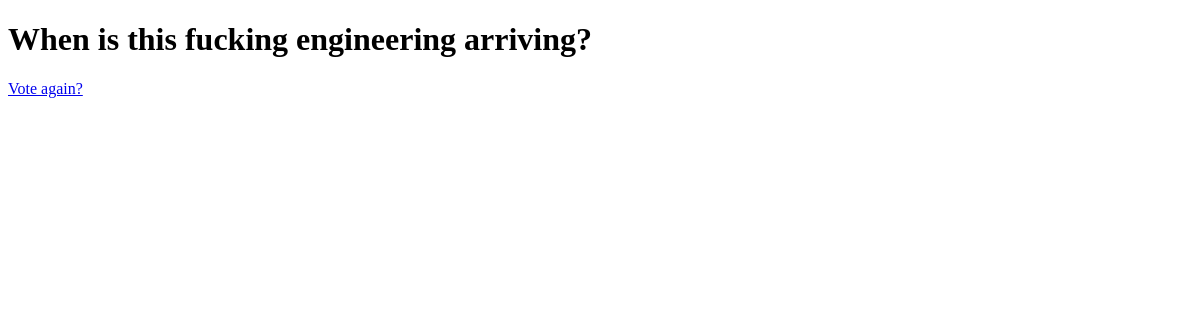
The page /polls/2/results/ on the database as committed earlier.
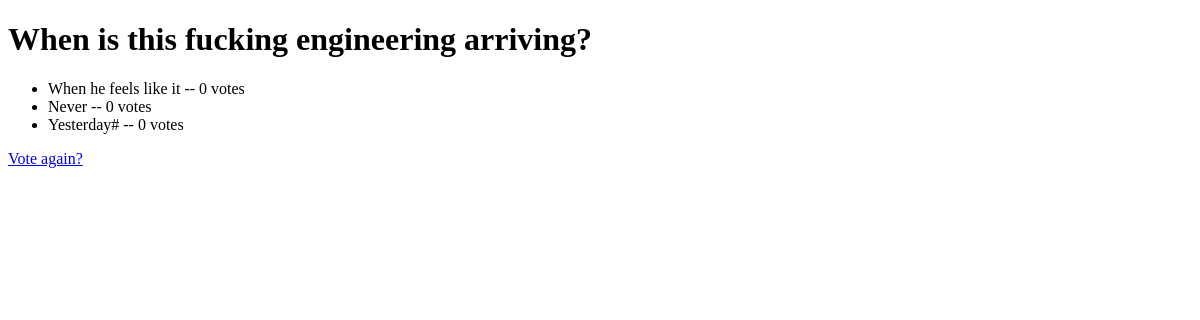
The same page on the database as committed later.
### polls/models.py (models this page shows, shortened)
class Question(models.Model):
    question_text: models.CharField = models.CharField(max_length=200)
    pub_date: models.DateTimeField = models.DateTimeField("date published")
    choice_set: "QuerySet[Choice]"
    id: Optional[int]  # for Mypy only

class Choice(models.Model):
    question: models.ForeignKey["Question"] = models.ForeignKey(
        Question, on_delete=models.CASCADE
    )
    choice_text: models.CharField = models.CharField(max_length=200)
    votes: models.IntegerField = models.IntegerField(default=0)

### polls/views.py (the view)
# urls.py: path("<int:pk>/results/", views.ResultsView.as_view(), name="results"),
class ResultsView(generic.DetailView):
    model = Question
    template_name = "polls/results.html"

### polls/templates/polls/results.html (shortened to what this page needs)
<!DOCTYPE html>
<html lang="en">
  <head>
  </head>
  <body>
    <h1>{{ question.question_text }}</h1>
    <ul>
      {% for choice in question.choice_set.all %}
      <li>{{ choice.choice_text }} -- {{ choice.votes }} vote{{ choice.votes|pluralize }}</li>
      {% endfor %}
    </ul>
    <a href="{% url 'polls:detail' question.id %}">Vote again?</a>
  </body>
</html>

Rows that differ between the two databases and show on the page:
added Choice: choice_text "When he feels like it", votes "0"
added Choice: choice_text "Never", votes "0"
added Choice: choice_text "Yesterday#", votes "0"
